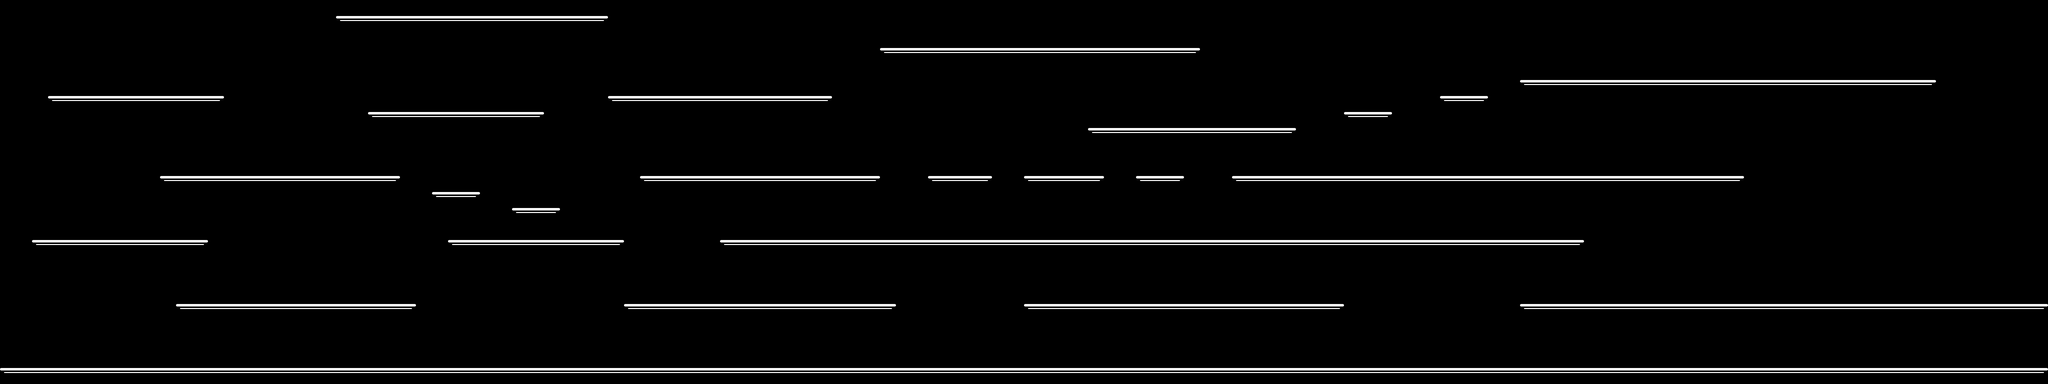

Rendered tile map (Tiled .tmx) drawn with the repository's tilesets; below, a short description and the map source with its tile grids summarised:
An orthogonal 128x24 tile map with 32x32 px tiles, 1 tile layer (Tile Layer 1).

<map version="1.0" orientation="orthogonal" width="128" height="24" tilewidth="32" tileheight="32">
 <properties>
  <property name="playerPosition.x" value="3" />
  <property name="playerPosition.y" value="23" />
 </properties>
 <tileset firstgid="1" name="tileset" tilewidth="32" tileheight="32">
  <image source="graphics/tileset.png" width="96" height="32" />
 </tileset>
 <layer name="Tile Layer 1" width="128" height="24">
  <data>[3072 cells, 487 non-empty, 3 distinct tile ids]</data>
 </layer>
</map>
